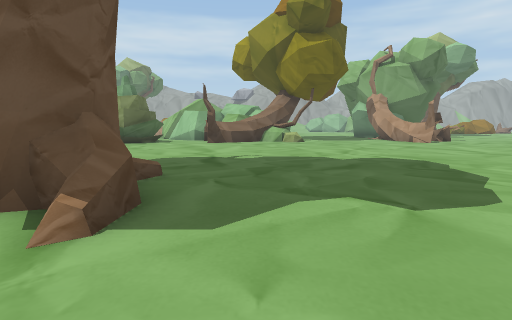
View 1 (above)

22 first-person views from a walk through a scene from a Unity 3-D project. The camera is 1.5 m above the floor, tilts 6° down and sees 75° across. The floor is counted in squares, 2 m on a side. Each view is taken from the middle of a square. On the plan, view 1 faces up. The plan holds only what a view shows up to about 11 squares ahead; the rest is blank. The place goes on beyond the plan. Some trees and plants on the terrain are drawn as simple stand-ins. The player is left out.

View 2
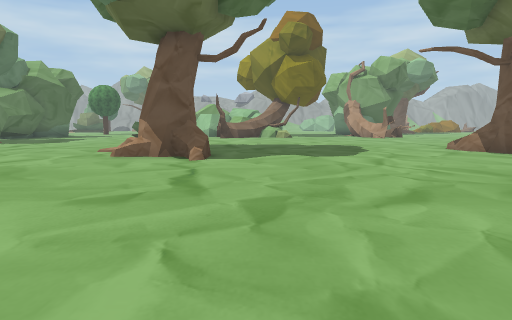

View 3
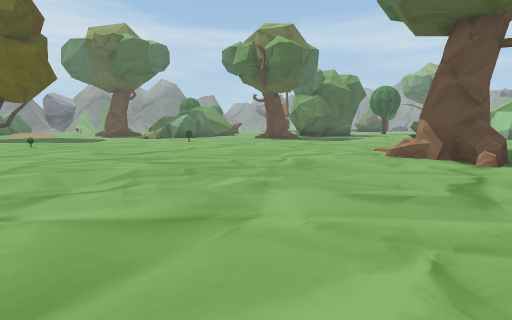

View 4
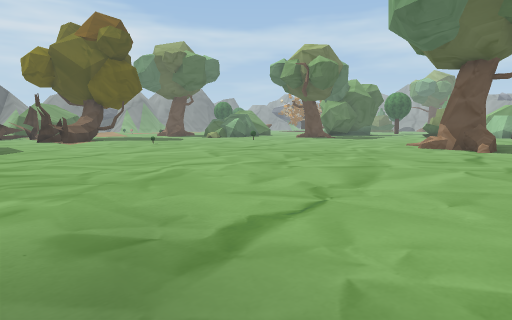

View 5
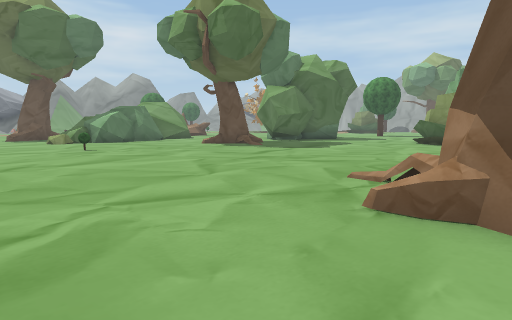

View 6
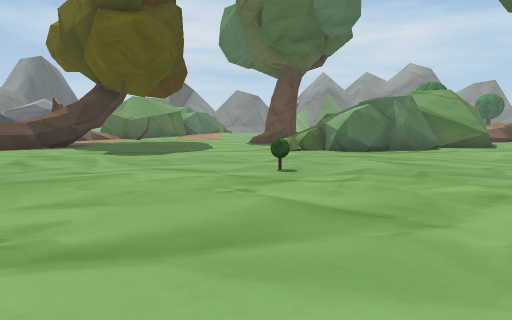

View 7
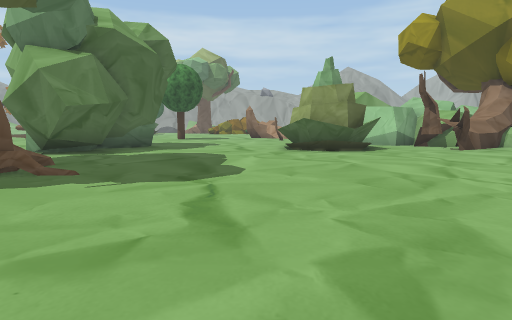

View 8
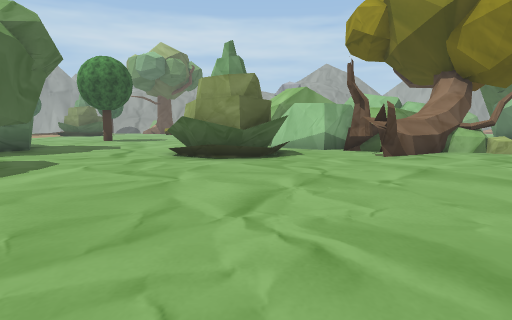

View 9
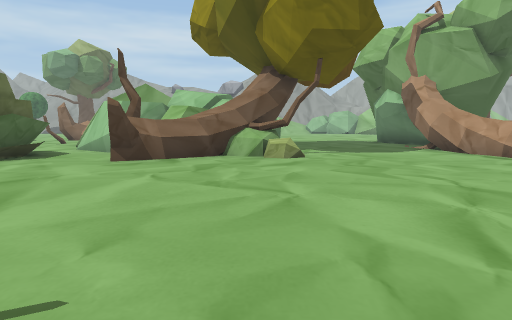

View 10
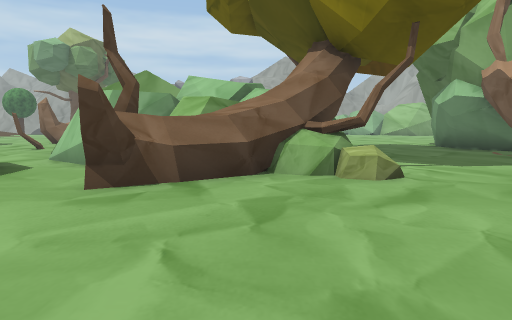

View 11
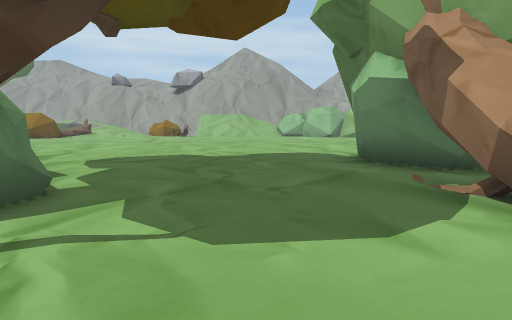

View 12
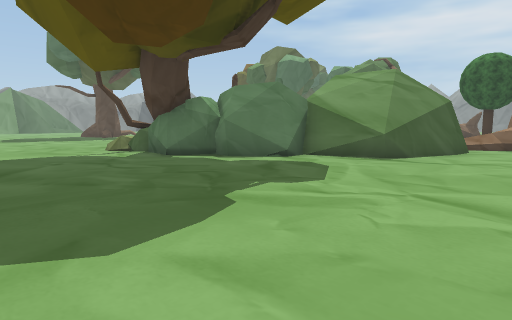

View 13
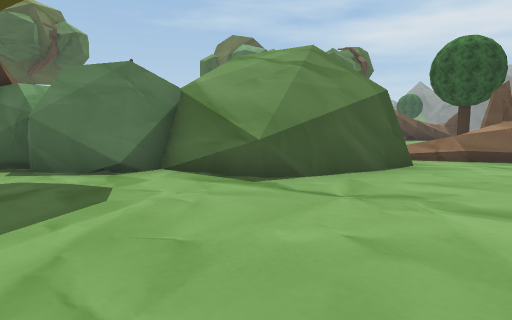

View 14
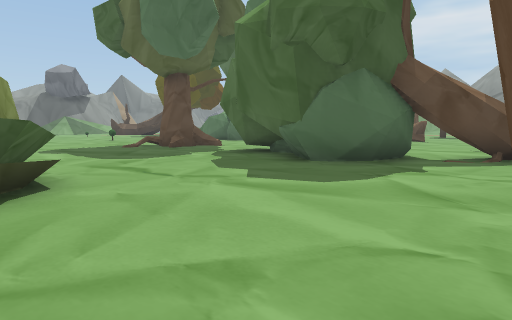

View 15
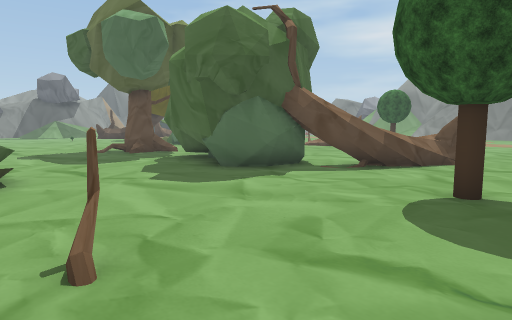

View 16
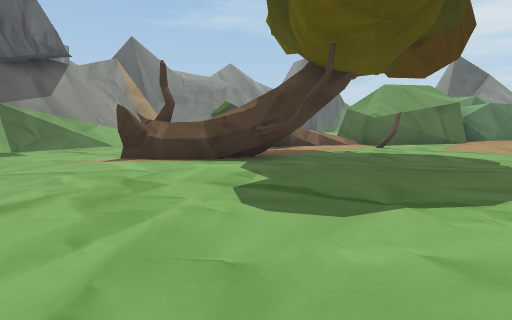

View 17
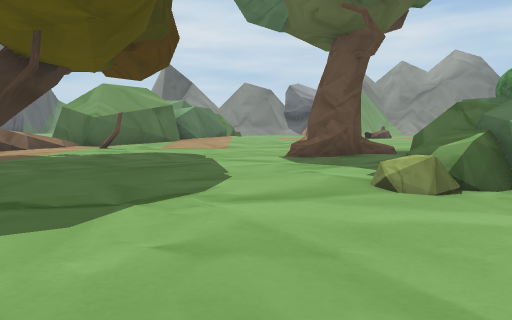

View 18
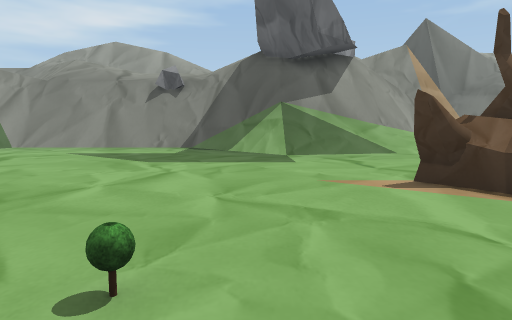

View 19
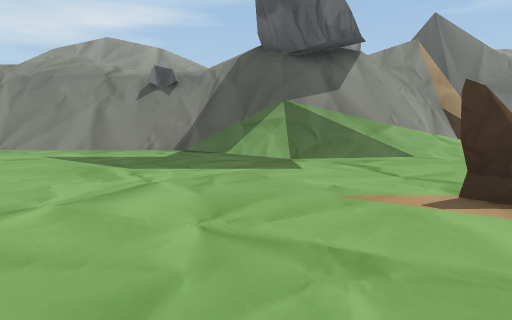

View 20
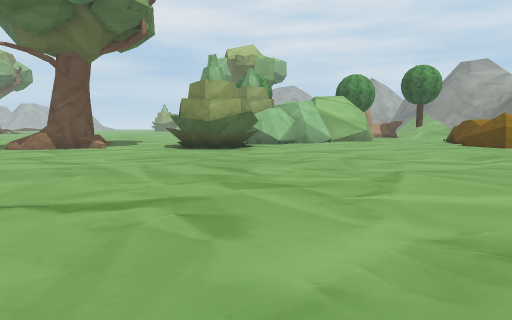

View 21
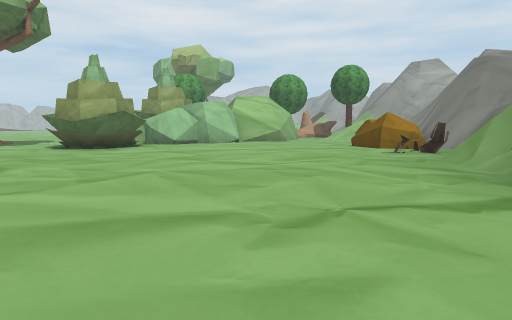

View 22
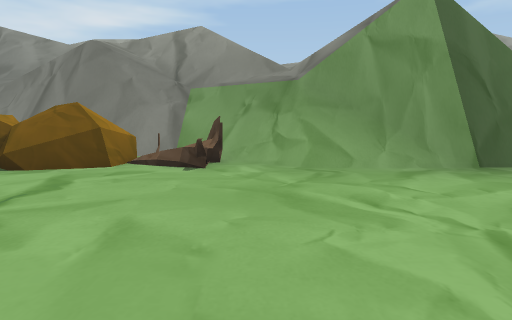

### Floor plan
Key: @ floor where view 1 was taken; # wall or solid block; . main floor; : floor 0.25 m higher than the main floor; + floor 0.75 m higher than the main floor; / step, stairs or slope; = window, fence, low wall or low ledge; T tree; O other object.
Columns run from 24 left of view 1 to 7 right of it. Each row starts with its distance up from view 1.
 25                      ...........
 24                  T/.............
 23               ..T /.............
 22        .....T..... T#TT........T
 21        ............   T.......TT
 20        TT........T.    T.......T
 19        TTT.........    TT.......
 18         .TT.........  TTTT.....T
 17        ...T#........T#TTTT.....T
 16        ...TTT.....OO.TTTTT.....T
 15          TT#T....O.O..TTTTT....T
 14           TTT....OOO..T........
 13           TTT..................
 12            ...................
 11       ..    ....................
 10       T..  TT...................
  9       T....TT:..................
  8       TT.......................
  7     TTTT............. .........
  6   .. TTT............. .........
  5   T..TTT.............  .......TT
  4  T#T...T............TTT........#
  3 .T.T.......T.........TTT.......
  2 ................................
  1 ...............................O
  0 ........................@.....OO
 -1 ...............................O
 -2 ......T....T...................O
 -3 T....TT.........................
 -4 .....TT.........................
 -5  /... TTT.......................
 -6   T    T........................
 -7        .........................
 -8       ..........................
 -9      ...........................
-10      /////........     ##//=.+.T
-11      ///////.......     ##/=#T T
-12      =====###======      #######

Where each view was taken, in squares from view 1:
view 1: 0 up, 0 right, facing up
view 2: 5 down, 0 right, facing up
view 3: 5 down, 0 right, facing up-left
view 4: 10 down, 1 right, facing up-left
view 5: 0 up, 2 left, facing up-left
view 6: 3 up, 7 left, facing left
view 7: 4 up, 8 left, facing up
view 8: 6 up, 5 left, facing up
view 9: 7 up, 1 right, facing up
view 10: 10 up, 0 right, facing up
view 11: 14 up, 4 right, facing up
view 12: 25 up, 6 right, facing down-left
view 13: 25 up, 2 right, facing down-left
view 14: 20 up, 6 left, facing down-left
view 15: 23 up, 6 left, facing down-left
view 16: 2 up, 13 left, facing down-left
view 17: 2 up, 13 left, facing left
view 18: 1 down, 14 left, facing down
view 19: 2 down, 14 left, facing down
view 20: 2 down, 4 left, facing right
view 21: 6 down, 4 left, facing right
view 22: 4 down, 4 right, facing down
